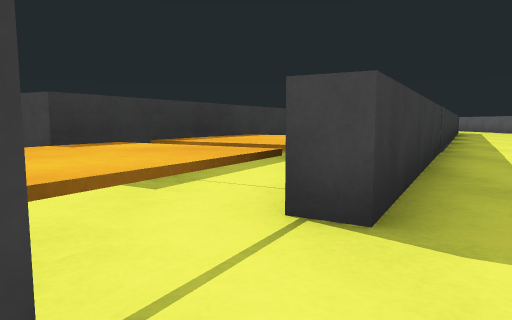
View 1 (above)

15 first-person views from a walk through a 3-D level made in the Unity game engine. The camera is 0.55 m above the floor, tilts 6° down and sees 70° across. The floor is counted in squares, 1 m on a side. Each view is taken from the middle of a square. On the plan, view 1 faces up. The plan holds only what a view shows up to about 9 squares ahead; the rest is blank. The place goes on beyond the plan.

View 2
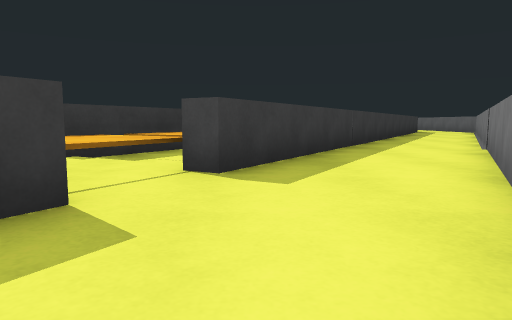

View 3
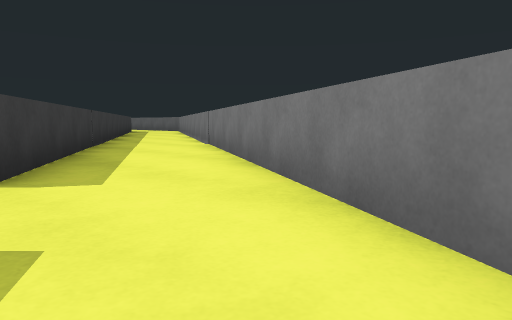

View 4
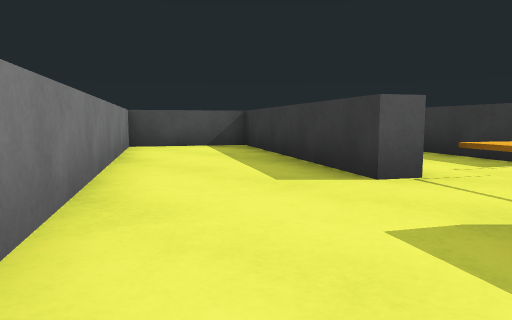

View 5
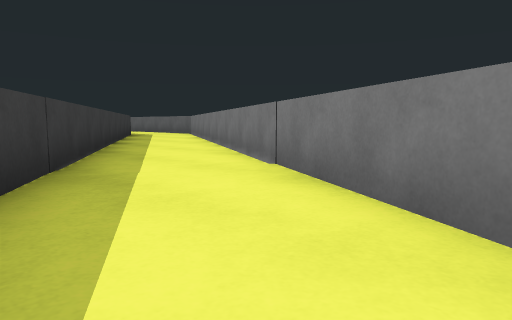

View 6
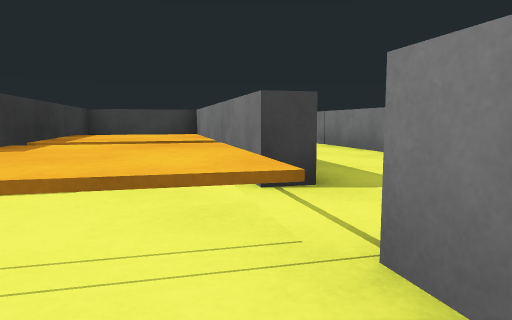

View 7
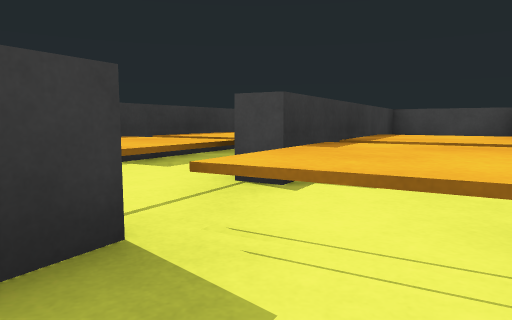

View 8
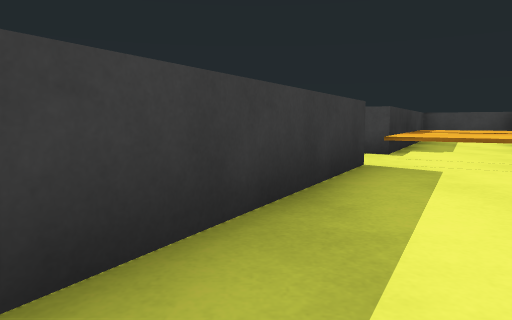

View 9
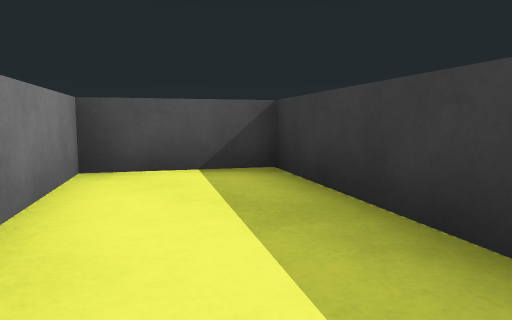

View 10
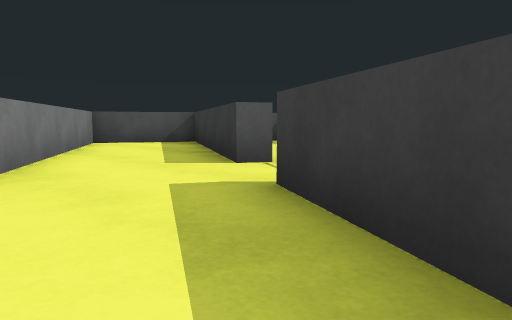

View 11
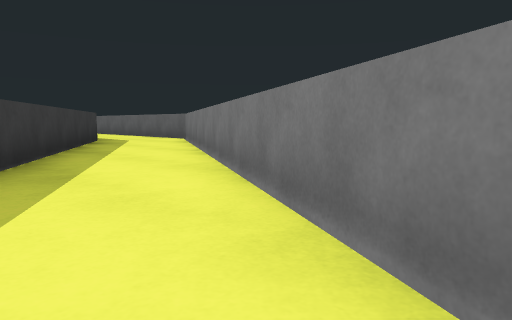

View 12
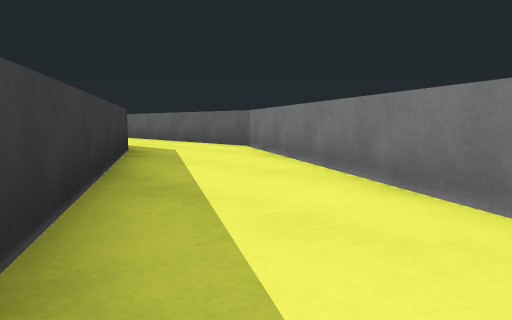

View 13
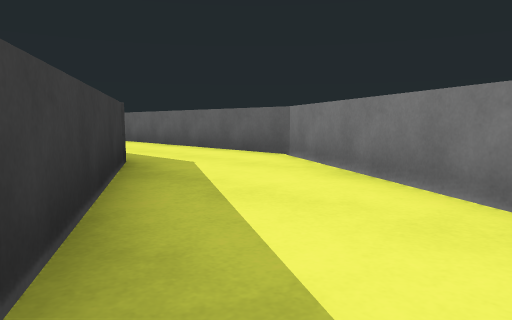

View 14
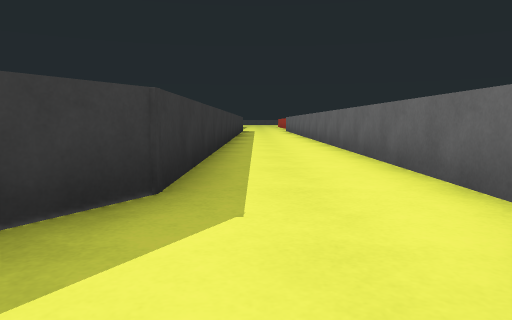

View 15
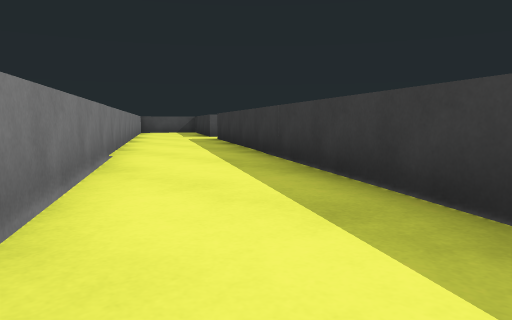

### Floor plan
Points are (right, up) in squares from view 1. A wall is a line through its corners. A room is listed if a view was taken in it or the views show most of it. See-through windows are left out.
Room 1 (views 1, 2, 3, 4, 5)
walls: (1.3, 3.2) (0.6, 1.9) (0.2, 2.1) (2.8, 6.6) (0.9, 7.7) (-1.7, 3.2) (-2.2, 3.5); (-1, 0.1) (-0.7, 0.6) (-0.2, 0.4) (-1.5, -1.7); (-2.6, 1.8) (-3.1, 1); (0.8, -3) (3.8, 2.1)
ways out: opening at (-2, 0) to room 2; opening at (3, 2) to room 3; opening at (0, -3)
Room 2 (views 6, 7, 8, 9)
walls: (-3.1, 1) (-5.3, -3) (-3.4, -4.1) (-2.3, -2.3)
ways out: opening at (-2, 0) to room 1
Room 3 (view 10)
walls: (2.6, 5.3) (1.3, 3.2); (3.8, 2.1) (4.9, 4.1)
ways out: opening at (3, 2) to room 1; opening at (4, 4) to room 4
Room 4 (views 11, 12, 13, 14, 15)
walls: (4.9, 4.1) (11.8, 15.9) (11.8, 20.5); (9.3, 20.5) (9.3, 16.8) (2.6, 5.3)
ways out: opening at (4, 4) to room 3

Positions as (right, up) in squares from view 1, and headings:
1: (0, 0), facing up
2: (1, -2), facing up
3: (0, -2), facing up-right
4: (3, 2), facing down-left
5: (2, 2), facing up-right
6: (-2, 0), facing up-right
7: (-2, 0), facing up
8: (-4, -3), facing up
9: (-2, 0), facing down-left
10: (3, 4), facing down-left
11: (5, 6), facing up-right
12: (6, 10), facing up-right
13: (7, 12), facing up-right
14: (10, 14), facing up
15: (8, 11), facing down-left
